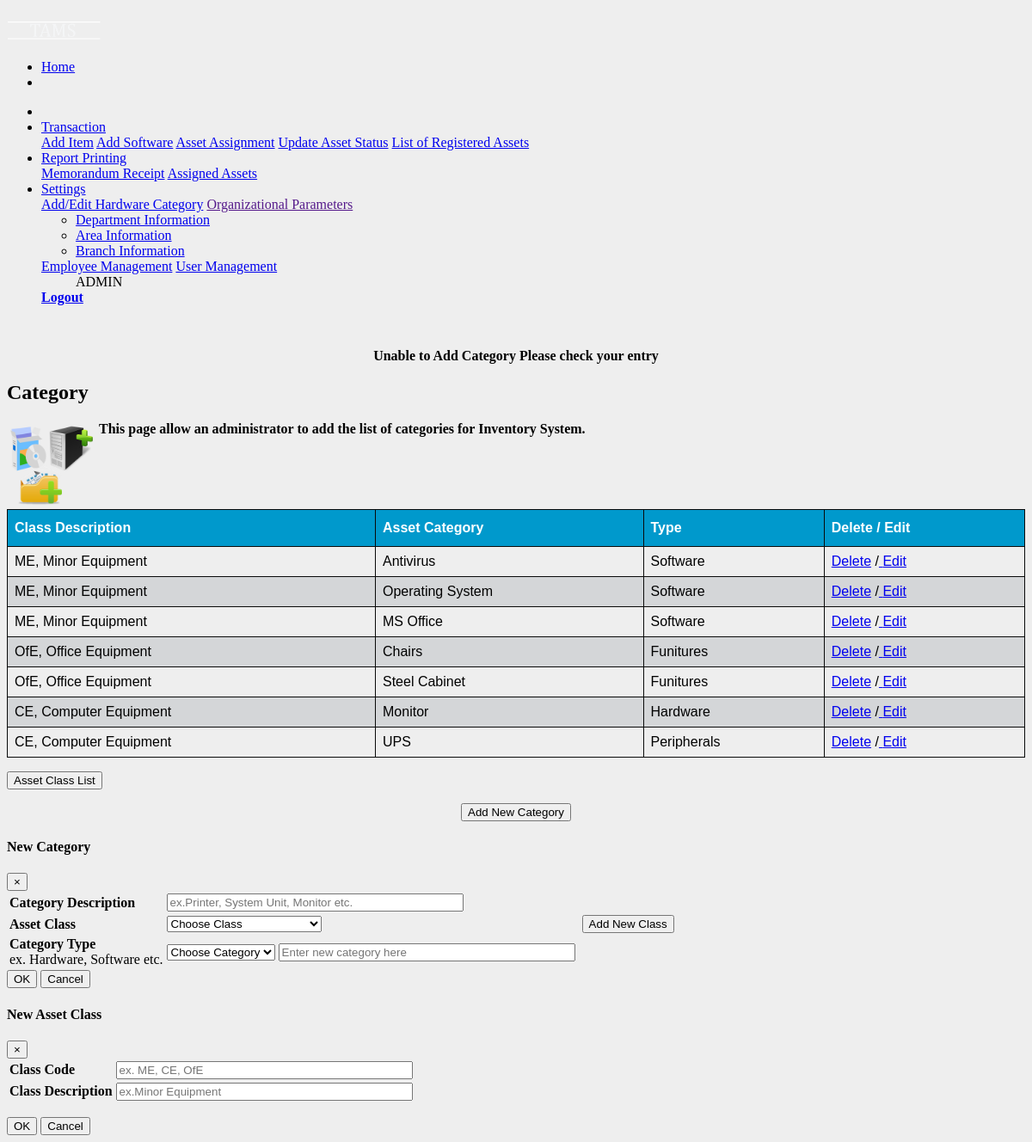
/error/ecategory.php (signed in), run on the app's committed database.
### tables this page shows
CREATE TABLE `tbl_invcat` (
  `catid` int(5) NOT NULL,
  `assetcat` varchar(50) NOT NULL,
  `type` varchar(50) NOT NULL,
  `classcode` varchar(5) NOT NULL
);

CREATE TABLE `tbl_assetclass` (
  `a_classid` int(5) NOT NULL,
  `classcode` varchar(5) NOT NULL,
  `classdesc` varchar(50) NOT NULL
);

### library/database.php (called while the page is built, shortened)
<?php
function dbQuery($sql)
{
	$result = mysql_query($sql) or die(mysql_error());
	return $result;
}
function dbFetchAssoc($result)
{
	return mysql_fetch_assoc($result);
}
?>

### error/ecategory.php (the view, shortened to what this page needs)
<?php
$errorMessage = 'Unable to Add Category Please check your entry';
if (isset($_GET['catid']) && (int)$_GET['catid'] >= 0) {
	$catid= (int)$_GET['catid'];
	$queryString = "&catid=$catid";
} else {
	$catid = 0;
}
?>
<head>
</head>
<body>
<div class="container">
<?php include_once("include/navigation.php");?>
</div>
<p>&nbsp;</p>
<form action="process/addcat.php?action=add" method="post" name="AddCat" id="Addcat">
<div class="container">
 <div class="alert alert-danger">
<center><strong><p class="errorMessage"><?php echo $errorMessage; ?></p></strong></center>
</div>
<h2>Category</h2>
<p><img src="images/cat.png" height="100" width="100" align="left"/> </p>
<strong>&nbsp;This page allow an administrator to add the list of categories for Inventory System.</strong>
<p>&nbsp;</p>
<p>&nbsp;</p>
  <div class="container">
  <div class="table-responsive-sm">
    <table class="table table-bordered table-sm" id="catview">
    <thead>
      <tr>
		<th>Class Description</th>
		<th>Asset Category</th>
		<th>Type</th>
		<th>Delete / Edit</th>
      </tr>
	  </thead>
	  </div>
	<?php
	$sql = "select * from tbl_invcat JOIN tbl_assetclass ON tbl_invcat.classcode=tbl_assetclass.classcode";
	$result = dbQuery ($sql);
	while($row = dbFetchAssoc($result)) {
	extract($row);
	?>
	<td><?php echo $classcode . ", ". $classdesc ?></td>
	<td><?php echo $assetcat; ?></td>
      <td><?php echo $type; ?></td>
	  	<td> <a  style="font-weight:normal;" href="javascript:deletecat(<?php echo $catid; ?>);">
	  Delete</a> /<a  style="font-weight:normal;" href="javascript:editcategory(<?php echo $catid; ?>);">
	  Edit</a></td>
	 <?php
	}
	?>
  </div>
   <p>
  <input name="btnviewparms" type="submit" class="btn btn-Info id="btnviewparms" value="Asset Class List" onClick="window.location.href='index.php?chez=invparms.php';">
</p>
<center>  <button type="button" class="btn btn-primary" data-toggle="modal" data-target="#addcat">
    Add New Category
  </button> </center>
  <div class="modal fade" id="addcat">
    <div class="modal-dialog">
      <div class="modal-content">
        <div class="modal-header">
          <h4 class="modal-title">New Category</h4>
          <button type="button" class="close" data-dismiss="modal">&times;</button>
        </div>
<div class="modal-body">
<table>
   <td><b>Category Description</b></td>
   <td> <input class="form-control" name="assetcat" type="text" id="assetcat" size="40" maxlength="50" placeholder="ex.Printer, System Unit, Monitor etc."required ></td>
<tr>
   <td><b>Asset Class</b></td>
   <td>
    <select class="form-control" name="classcode" type="text" id="classcode">
	<option value="">Choose Class</option>
      </select>
   <td>
   <td>
   	  <button type="button" class="btn btn-secondary" data-toggle="modal" data-target="#addclass" width = "3px">
		Add New Class
		</button> </td>
  </tr>
 <tr>
 <td><b>Category Type</b><br>
 ex. Hardware, Software etc.</td>
   <td>
    <select class="form-control" name="type" type="text" id="type">
	<option value="">Choose Category</option>
      </select>
	   <input class="form-control" name="typenew" type="text" id="typenew" size="40" maxlength="50" placeholder="Enter new category here"></input>
  </td>
  </tr>
 </table>
        </div>
		<form id ="btnAdd">
        <div class="modal-footer">
        <input name="buttonAddUser" type="submit" class="btn btn-Info" value="OK"> </input>
		<button type="button" class="btn btn-danger" data-dismiss="modal">Cancel</button>
        </div>
		</form>
      </div>
    </div>
  </div>
  </div>
	  <div class="modal fade" id="addclass">
    <div class="modal-dialog">
      <div class="modal-content">
	  <div class="modal-header" background-color ='#6665'>
          <h4 class="modal-title">New Asset Class</h4>
          <button type="button" class="close" data-dismiss="modal">&times;</button>
        </div>
		<div class="modal-body">
<form action="process/addassetclass.php?action=add"" method="post" name="AddClass" id="AddClass">
<table>
<tr>
   <td><b>Class Code</b></td>
   <td> <input class="form-control" name="classcode" type="text" id="classcode" size="40" maxlength="5" placeholder="ex. ME, CE, OfE"required ></td>
  </tr>
  <td><b>Class Description</b></td>
   <td> <input class="form-control" name="classdesc" type="text" id="classdesc" size="40" maxlength="50" placeholder="ex.Minor Equipment"required ></td>
   </table>
  </div>
		<form id ="btnAdd">
        <div class="modal-footer">
        <input name="buttonAddUser" type="submit" class="btn btn-Info" value="OK"> </input>
		<button type="button" class="btn btn-danger" data-dismiss="modal">Cancel</button>
</form>
        </div>
    </div>
	</div>
</body>

### error/ecategory.php (style rules this page uses)
body { margin-top:20px; background-color:#EEEEEE; }
thead { font-family: arial;background-color: #ddccee; }
#catview { font-family: "Trebuchet MS", Arial, Helvetica, sans-serif; border-collapse: collapse; width: 100%; }
#catview td, #catview th { border: 1px solid #090a0a; padding: 8px; }
#catview th { padding-top: 12px; padding-bottom: 12px; text-align: left; background-color: #0099cc; color: white; }

### include/navigation.php (style rules this page uses)
body { margin-top:20px; }

### data on the page
tbl_invcat: tbl_assetclass.classcode "ME", tbl_assetclass.classdesc "Minor Equipment", assetcat "Antivirus", type "Software"
tbl_invcat: tbl_assetclass.classcode "ME", tbl_assetclass.classdesc "Minor Equipment", assetcat "Operating System", type "Software"
tbl_invcat: tbl_assetclass.classcode "ME", tbl_assetclass.classdesc "Minor Equipment", assetcat "MS Office", type "Software"
tbl_invcat: tbl_assetclass.classcode "OfE", tbl_assetclass.classdesc "Office Equipment", assetcat "Chairs", type "Funitures"
tbl_invcat: tbl_assetclass.classcode "OfE", tbl_assetclass.classdesc "Office Equipment", assetcat "Steel Cabinet", type "Funitures"
tbl_invcat: tbl_assetclass.classcode "CE", tbl_assetclass.classdesc "Computer Equipment", assetcat "Monitor", type "Hardware"
tbl_invcat: tbl_assetclass.classcode "CE", tbl_assetclass.classdesc "Computer Equipment", assetcat "UPS", type "Peripherals"

### other printed values
$_SESSION["tams_user_type"] "ADMIN"
$errorMessage "Unable to Add Category Please check your entry"
